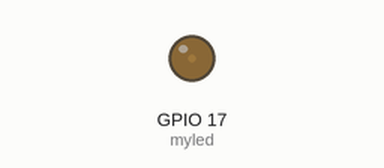
Recording of a program running on a simulated Raspberry Pi (BCM pin numbers). On the bench: output pins drawn as LEDs (lit = HIGH). At 15.0 s the program stops and its outputs stay as they are.

Above: at 0.05 s.
Timing chart, 0 to 3.0 s (numbered marks = the images above):
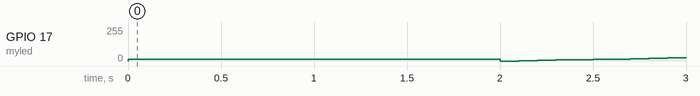

The program:

class_GPIO_PWM.py
```python
"""
Utiliser une LED en mode PWM
"""
import RPi.GPIO as io
from RPi.GPIO import PWM
from time import sleep

io.setmode( io.BCM )
io.setwarnings(False)

io.setup ( 17, io.OUT) # Broche 17 -> Led Verte
myled = io.PWM(17, 100) # Broche / fréquence
myled.start(5) # dutyCycle [0.0 ; 100.0 ]
sleep(2)
for i in range(100):
    myled.ChangeDutyCycle(i)
    sleep(0.1)
myled.ChangeDutyCycle(50)
myled.ChangeFrequency(2)
sleep(3)
myled.stop()
```
